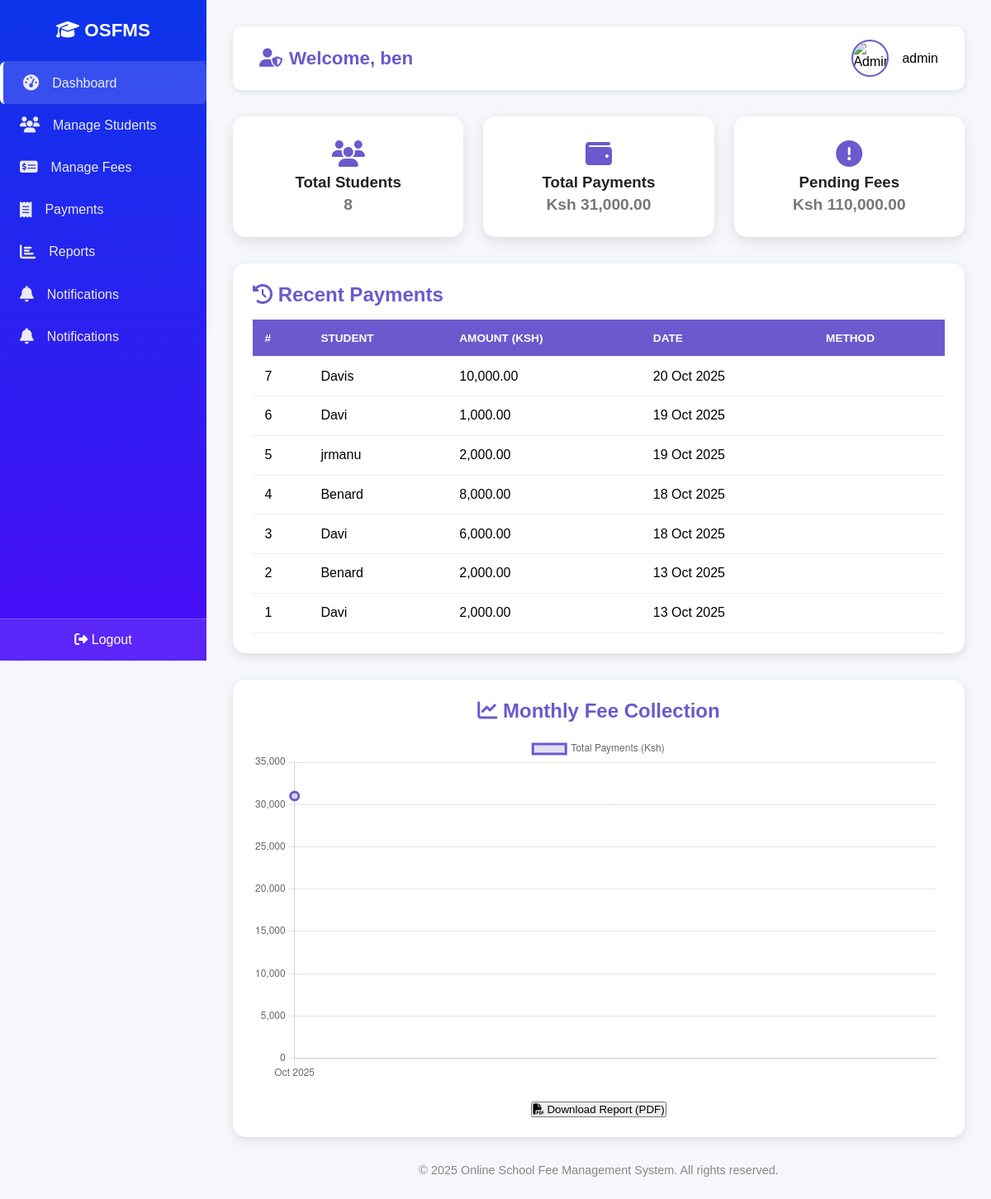
Page /admin_dashboard.php (signed in) on the committed database.
### tables this page shows
CREATE TABLE `payments` (
  `id` int(11) NOT NULL,
  `student_id` int(11) DEFAULT NULL,
  `fee_id` int(11) DEFAULT NULL,
  `amount_paid` decimal(10,2) DEFAULT NULL,
  `payment_method` varchar(50) NOT NULL DEFAULT 'N/A',
  `method` varchar(50) DEFAULT NULL,
  `payment_date` datetime DEFAULT current_timestamp(),
  `transaction_ref` varchar(50) DEFAULT NULL,
  `status` enum('Paid','Pending','Failed') DEFAULT 'Paid',
  `reference` varchar(100) DEFAULT NULL,
  `term_id` int(11) DEFAULT NULL
);

CREATE TABLE `students` (
  `id` int(11) NOT NULL,
  `admission_no` varchar(50) DEFAULT NULL,
  `full_name` varchar(100) DEFAULT NULL,
  `email` varchar(255) DEFAULT NULL,
  `class` varchar(50) DEFAULT NULL,
  `date_registered` datetime DEFAULT current_timestamp(),
  `created_at` timestamp NOT NULL DEFAULT current_timestamp(),
  `balance` decimal(10,2) DEFAULT 0.00,
  `parent_national_id` bigint(20) DEFAULT NULL,
  `parent_id` int(11) DEFAULT NULL
);

### includes/functions.php (called while the page is built, shortened)
<?php
function format_currency($amount)
{
    return 'Ksh ' . number_format($amount, 2);
}

### public/admin_dashboard.php (the view, shortened to what this page needs)
<?php
require_once __DIR__ . '/../includes/db.php';
require_once __DIR__ . '/../includes/functions.php';
$user = $_SESSION['user'];
$totalStudents = $pdo->query("SELECT COUNT(*) FROM students")->fetchColumn();
$totalPayments = $pdo->query("SELECT IFNULL(SUM(amount_paid), 0) FROM payments")->fetchColumn();
$pendingFees = $pdo->query("SELECT IFNULL(SUM(amount_due - amount_paid), 0) FROM fees WHERE amount_due > amount_paid")->fetchColumn();
$monthlyData = $pdo->query("
    SELECT
        DATE_FORMAT(payment_date, '%b %Y') AS month,
        SUM(amount_paid) AS total
    FROM payments
    GROUP BY DATE_FORMAT(payment_date, '%Y-%m')
    ORDER BY MIN(payment_date)
    LIMIT 12
")->fetchAll(PDO::FETCH_ASSOC);
$recentPayments = $pdo->query("
    SELECT
        p.id,
        s.full_name AS student_name,
        p.amount_paid,
        p.payment_date,
        p.method
    FROM payments p
    JOIN students s ON p.student_id = s.id
    ORDER BY p.payment_date DESC
    LIMIT 10
")->fetchAll(PDO::FETCH_ASSOC);
$chartQuery = $pdo->query("
    SELECT
        DATE_FORMAT(payment_date, '%b %Y') AS month,
        SUM(amount_paid) AS total
    FROM payments
    GROUP BY DATE_FORMAT(payment_date, '%Y-%m')
    ORDER BY MIN(payment_date)
");
$chartData = $chartQuery->fetchAll(PDO::FETCH_ASSOC);
$months = [];
$totals = [];
foreach ($chartData as $row) {
    $months[] = $row['month'];
    $totals[] = $row['total'];
}
?>
<!DOCTYPE html>
<html lang="en">
<head>
<link rel="stylesheet" href="https://cdnjs.cloudflare.com/ajax/libs/font-awesome/6.5.0/css/all.min.css">
</head>
<body>
<div class="sidebar">
  <h2><i class="fas fa-graduation-cap"></i> OSFMS</h2>
  <a href="#" class="active"><i class="fas fa-tachometer-alt"></i> Dashboard</a>
  <a href="manage_students.php"><i class="fas fa-users"></i> Manage Students</a>
  <a href="manage_fees.php"><i class="fas fa-money-check-alt"></i> Manage Fees</a>
  <a href="view_payments.php"><i class="fas fa-receipt"></i> Payments</a>
  <a href="reports.php"><i class="fas fa-chart-bar"></i> Reports</a>
  <a href="notifications.php"><i class="fas fa-bell"></i> Notifications</a>
  <a href="notifications.php"><i class="fas fa-bell"></i> Notifications</a>
  <div class="logout-btn">
    <form action="../public/logout.php" method="POST">
      <button type="submit"><i class="fas fa-sign-out-alt"></i> Logout</button>
    </form>
  </div>
</div>
<div class="main">
  <header>
    <h1><i class="fas fa-user-shield"></i> Welcome, <?= htmlspecialchars($user['username']); ?></h1>
    <div class="user-info">
      <img src="https://cdn-icons-png.flaticon.com/512/219/219983.png" alt="Admin">
      <span><?= htmlspecialchars($user['role']); ?></span>
    </div>
  </header>
  <section class="cards">
    <div class="card">
      <i class="fas fa-users"></i>
      <h3>Total Students</h3>
      <p><?= $totalStudents; ?></p>
    </div>
    <div class="card">
      <i class="fas fa-wallet"></i>
      <h3>Total Payments</h3>
      <p><?= format_currency($totalPayments); ?></p>
    </div>
    <div class="card">
      <i class="fas fa-exclamation-circle"></i>
      <h3>Pending Fees</h3>
      <p><?= format_currency($pendingFees); ?></p>
    </div>
  </section>
  <section class="table-container">
    <h2><i class="fas fa-history"></i> Recent Payments</h2>
    <table>
      <thead>
        <tr>
          <th>#</th>
          <th>Student</th>
          <th>Amount (Ksh)</th>
          <th>Date</th>
          <th>Method</th>
        </tr>
      </thead>
      <tbody>
        <?php if (count($recentPayments) > 0): ?>
          <?php foreach ($recentPayments as $p): ?>
            <tr>
              <td><?= htmlspecialchars($p['id']); ?></td>
              <td><?= htmlspecialchars($p['student_name']); ?></td>
              <td><?= number_format($p['amount_paid'], 2); ?></td>
              <td><?= date('d M Y', strtotime($p['payment_date'])); ?></td>
              <td><?= htmlspecialchars($p['method']); ?></td>
            </tr>
          <?php endforeach; ?>
        <?php else: ?>
          <tr><td colspan="5" style="text-align:center;">No recent payments found.</td></tr>
        <?php endif; ?>
      </tbody>
    </table>
  </section>
  <div class="chart-container">
    <h2><i class="fas fa-chart-line"></i> Monthly Fee Collection</h2>
    <canvas id="paymentsChart"></canvas>
    <form action="generate_report.php" method="POST" style="text-align:center; margin-top:1.5rem;">
      <button type="submit" class="btn-download" name="download">
        <i class="fas fa-file-pdf"></i> Download Report (PDF)
      </button>
    </form>
  </div>
  <footer>
    &copy; <?= date('Y'); ?> Online School Fee Management System. All rights reserved.
  </footer>
</div>
<script>
const ctx = document.getElementById('paymentsChart');
const months = <?= json_encode($months); ?>;
const totals = <?= json_encode($totals); ?>;
new Chart(ctx, {
    type: 'line',
    data: {
        labels: months,
        datasets: [{
            label: 'Total Payments (Ksh)',
            data: totals,
            borderColor: '#6a5acd',
            backgroundColor: 'rgba(106, 90, 205, 0.2)',
            borderWidth: 3,
            tension: 0.3,
            fill: true,
            pointRadius: 5,
            pointHoverRadius: 7
        }]
    },
    options: {
        responsive: true,
        plugins: {
            legend: { display: true, position: 'top' }
        },
        scales: {
            y: { beginAtZero: true }
        }
    }
});
</script>
<script>
const ctx = document.getElementById('paymentsChart');
const months = <?= json_encode($months); ?>;
const totals = <?= json_encode($totals); ?>;
new Chart(ctx, {
    type: 'line',
    data: {
        labels: months,
        datasets: [{
            label: 'Total Payments (Ksh)',
            data: totals,
            borderColor: '#6a5acd',
            backgroundColor: 'rgba(106, 90, 205, 0.2)',
            borderWidth: 3,
            tension: 0.3,
            fill: true,
            pointRadius: 5,
            pointHoverRadius: 7
        }]
    },
    options: {
        responsive: true,
        plugins: {
            legend: { display: true, position: 'top' }
        },
        scales: {
            y: { beginAtZero: true }
        }
    }
});
<style>
.chart-container {
  margin-top: 2rem;
  background: #fff;
  padding: 1.5rem;
  border-radius: 12px;
  box-shadow: 0 4px 12px rgba(0,0,0,0.1);
}
.btn-download {
  background: #6a5acd;
  color: #fff;
  border: none;
  padding: 0.8rem 1.5rem;
  border-radius: 10px;
  font-size: 1rem;
  cursor: pointer;
  transition: 0.3s;
}
.btn-download:hover {
  background: #5943d3;
}
</style>
</body>
</html>

### public/admin_dashboard.php (style rules this page uses)
:root { --primary: #6a5acd; --secondary: #2f3232ff; --bg1: #0c35eaff; --bg2: #4b0cf8ff; --danger: #e74c3c; --success: #2ecc71; --text-dark: #222; --text-light: #777; --bg-light: #f5f7fa; }
* { margin: 0; padding: 0; box-sizing: border-box; font-family: "Poppins", sans-serif; }
body { background: var(--bg-light); display: flex; min-height: 100vh; }
.sidebar { width: 250px; background: linear-gradient(180deg, var(--bg1), var(--bg2)); color: #fff; display: flex; flex-direction: column; position: fixed; height: 100vh; transition: 0.3s; z-index: 10; }
.sidebar h2 { text-align: center; padding: 1.5rem 0; border-bottom: 1px solid rgba(255, 255, 255, 0.15); font-size: 1.4rem; }
.sidebar a { padding: 1rem 1.5rem; color: #ecebf1; text-decoration: none; display: flex; align-items: center; gap: 1rem; transition: background 0.3s; }
.sidebar a:hover, .sidebar a.active { background: rgba(255, 255, 255, 0.15); border-left: 4px solid #fff; border-radius: 6px; }
.sidebar a i { font-size: 1.2rem; }
.logout-btn { margin-top: auto; padding: 1rem 1.5rem; background: rgba(255,255,255,0.1); text-align: center; border-top: 1px solid rgba(255,255,255,0.2); }
.logout-btn button { background: none; border: none; color: #fff; font-size: 1rem; cursor: pointer; }
.main { margin-left: 250px; flex: 1; padding: 2rem; transition: margin-left 0.3s ease; }
header { background: #fff; padding: 1rem 2rem; display: flex; justify-content: space-between; align-items: center; border-radius: 10px; box-shadow: 0 2px 8px rgba(0,0,0,0.1); }
header h1 { font-size: 1.4rem; color: var(--primary); display: flex; align-items: center; gap: 0.5rem; }
.user-info { display: flex; align-items: center; gap: 1rem; }
.user-info img { width: 45px; height: 45px; border-radius: 50%; border: 2px solid var(--primary); }
.cards { margin-top: 2rem; display: grid; grid-template-columns: repeat(auto-fit, minmax(250px, 1fr)); gap: 1.5rem; }
.card { background: #fff; padding: 1.8rem; border-radius: 15px; box-shadow: 0 5px 15px rgba(0,0,0,0.1); text-align: center; transition: 0.3s; }
.card i { font-size: 2rem; color: var(--primary); margin-bottom: 0.5rem; }
.card h3 { margin-bottom: 0.3rem; color: var(--text-dark); }
.card p { color: var(--text-light); font-size: 1.2rem; font-weight: 600; }
.table-container { margin-top: 2rem; background: #fff; padding: 1.5rem; border-radius: 15px; box-shadow: 0 4px 12px rgba(0,0,0,0.1); }
.table-container h2 { color: var(--primary); margin-bottom: 1rem; }
table { width: 100%; border-collapse: collapse; }
th, td { text-align: left; padding: 0.9rem; border-bottom: 1px solid #eee; }
th { background: var(--primary); color: #fff; text-transform: uppercase; font-size: 0.85rem; }
.chart-container { background: #fff; padding: 1.5rem; margin-top: 2rem; border-radius: 15px; box-shadow: 0 4px 12px rgba(0,0,0,0.1); }
.chart-container h2 { color: var(--primary); margin-bottom: 1rem; text-align: center; }
footer { text-align: center; margin-top: 2rem; color: #888; font-size: 0.9rem; }

### rows in the picture
payments: id "7", student.full_name "Davis", amount_paid "10,000.00", payment_date "20 Oct 2025"
payments: id "6", student.full_name "Davi", amount_paid "1,000.00", payment_date "19 Oct 2025"
payments: id "5", student.full_name "jrmanu", amount_paid "2,000.00", payment_date "19 Oct 2025"
payments: id "4", student.full_name "Benard", amount_paid "8,000.00", payment_date "18 Oct 2025"
payments: id "3", student.full_name "Davi", amount_paid "6,000.00", payment_date "18 Oct 2025"
payments: id "2", student.full_name "Benard", amount_paid "2,000.00", payment_date "13 Oct 2025"
payments: id "1", student.full_name "Davi", amount_paid "2,000.00", payment_date "13 Oct 2025"

### other values in the picture
$user['username'] "ben"
$user['role'] "admin"
$totalStudents "8"
format_currency($totalPayments) "Ksh 31,000.00"
format_currency($pendingFees) "Ksh 110,000.00"
chart data {{ json_encode($totals) }} ["31000.00"]
